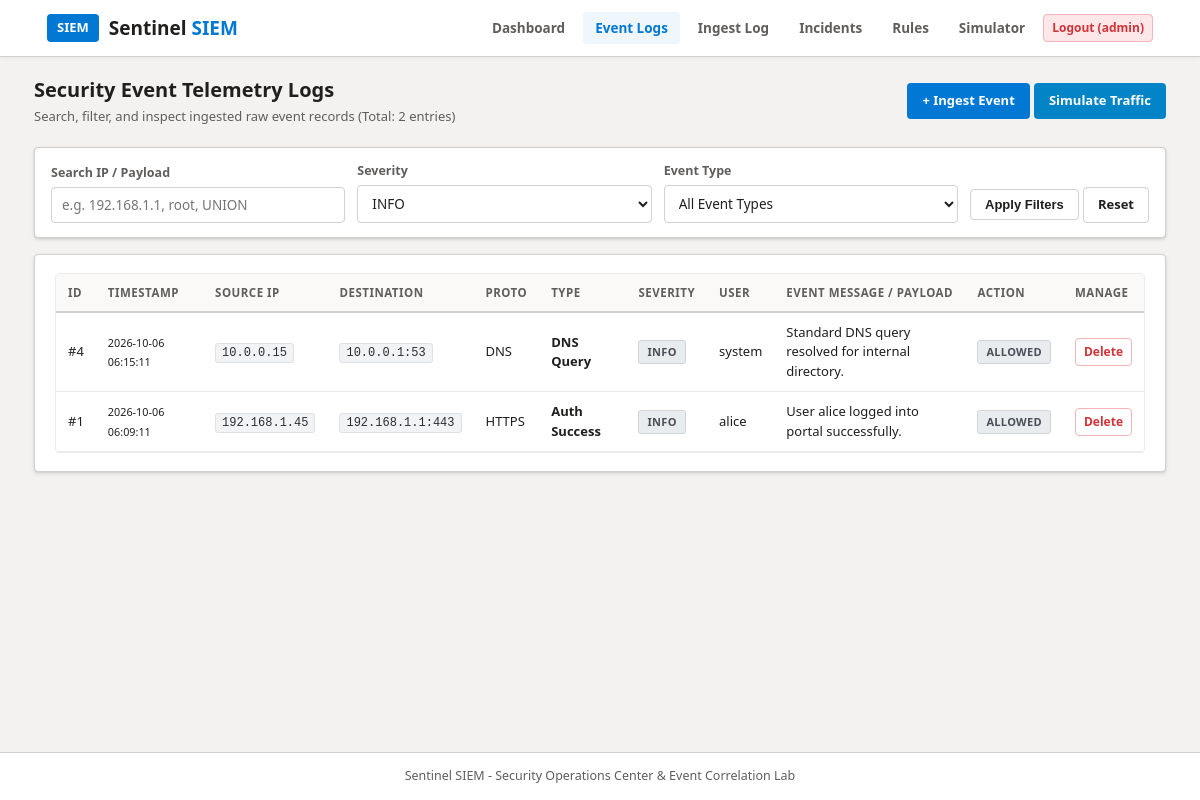
The page /logs.php?severity=INFO (signed in) on the database its author committed.
### tables this page shows
CREATE TABLE IF NOT EXISTS security_logs (
    id INT AUTO_INCREMENT PRIMARY KEY,
    timestamp DATETIME DEFAULT CURRENT_TIMESTAMP,
    source_ip VARCHAR(45) NOT NULL,
    dest_ip VARCHAR(45) NOT NULL,
    port INT NOT NULL,
    protocol VARCHAR(10) NOT NULL,
    event_type VARCHAR(50) NOT NULL,
    severity ENUM('INFO', 'LOW', 'MEDIUM', 'HIGH', 'CRITICAL') DEFAULT 'INFO',
    username VARCHAR(50) DEFAULT 'system',
    message TEXT NOT NULL,
    action_taken VARCHAR(50) DEFAULT 'Logged',
    rule_triggered VARCHAR(100) DEFAULT NULL
);

### logs.php (the view, shortened to what this page needs)
<?php
include "db.php";
$filter_severity = trim($_GET['severity'] ?? '');
$filter_search = trim($_GET['search'] ?? '');
$where_clauses = [];
if (!empty($filter_severity)) {
    $sev_esc = $conn->real_escape_string($filter_severity);
    $where_clauses[] = "severity = '$sev_esc'";
}
$where_sql = "";
if (count($where_clauses) > 0) {
    $where_sql = "WHERE " . implode(" AND ", $where_clauses);
}
$logs_query = "SELECT * FROM security_logs $where_sql ORDER BY id DESC";
$logs_result = $conn->query($logs_query);
$log_count = $logs_result ? $logs_result->num_rows : 0;
include "header.php";
?>
<div class="container">
    <div class="page-title-bar">
        <div>
            <h2>Security Event Telemetry Logs</h2>
            <p class="subtitle">Search, filter, and inspect ingested raw event records (Total: <?php echo $log_count; ?> entries)</p>
        </div>
        <div>
            <a href="add_log.php" class="btn btn-primary">+ Ingest Event</a>
            <a href="simulator.php" class="btn btn-cyan">Simulate Traffic</a>
        </div>
    </div>
    <form method="GET" action="logs.php" class="filter-bar">
        <div class="filter-item">
            <label for="search">Search IP / Payload</label>
            <input type="text" id="search" name="search" placeholder="e.g. 192.168.1.1, root, UNION" value="<?php echo htmlspecialchars($filter_search); ?>">
        </div>
        <div class="filter-item">
            <label for="severity">Severity</label>
            <select id="severity" name="severity">
                <option value="INFO" <?php if ($filter_severity === 'INFO') echo 'selected'; ?>>INFO</option>
            </select>
        </div>
        <div class="filter-item">
            <label for="event_type">Event Type</label>
            <select id="event_type" name="event_type">
                <option value="">All Event Types</option>
            </select>
        </div>
        <div>
            <button type="submit" class="btn btn-secondary">Apply Filters</button>
            <a href="logs.php" class="btn btn-secondary">Reset</a>
        </div>
    </form>
    <div class="panel">
        <div class="table-responsive">
            <table>
                <thead>
                    <tr>
                        <th>ID</th>
                        <th>Timestamp</th>
                        <th>Source IP</th>
                        <th>Destination</th>
                        <th>Proto</th>
                        <th>Type</th>
                        <th>Severity</th>
                        <th>User</th>
                        <th>Event Message / Payload</th>
                        <th>Action</th>
                        <?php if (isset($_SESSION["username"])): ?>
                            <th>Manage</th>
                        <?php endif; ?>
                    </tr>
                </thead>
                <tbody>
                    <?php if ($logs_result && $logs_result->num_rows > 0): ?>
                        <?php while ($log = $logs_result->fetch_assoc()): ?>
                            <tr>
                                <td>#<?php echo $log['id']; ?></td>
                                <td><small><?php echo date("Y-m-d H:i:s", strtotime($log['timestamp'])); ?></small></td>
                                <td><span class="code-pill"><?php echo htmlspecialchars($log['source_ip']); ?></span></td>
                                <td><span class="code-pill"><?php echo htmlspecialchars($log['dest_ip']) . ":" . $log['port']; ?></span></td>
                                <td><?php echo htmlspecialchars($log['protocol']); ?></td>
                                <td><strong><?php echo htmlspecialchars($log['event_type']); ?></strong></td>
                                <td>
                                    <span class="badge badge-<?php echo strtolower($log['severity']); ?>">
                                        <?php echo htmlspecialchars($log['severity']); ?>
                                    </span>
                                </td>
                                <td><?php echo htmlspecialchars($log['username']); ?></td>
                                <td>
                                    <?php echo htmlspecialchars($log['message']); ?>
                                </td>
                                <td><span class="badge badge-info"><?php echo htmlspecialchars($log['action_taken']); ?></span></td>
                                <?php if (isset($_SESSION["username"])): ?>
                                    <td>
                                        <a href="logs.php?delete_id=<?php echo $log['id']; ?>" class="btn btn-danger btn-sm" onclick="return confirm('Delete log record #<?php echo $log['id']; ?>?')">Delete</a>
                                    </td>
                                <?php endif; ?>
                            </tr>
                        <?php endwhile; ?>
                    <?php endif; ?>
                </tbody>
            </table>
        </div>
    </div>
</div>
<?php include "footer.php"; ?>

### rows shown on the page
security_logs: id "4", timestamp "2026-10-06 06:15:11", source_ip "10.0.0.15", dest_ip "10.0.0.1", port "53", protocol "DNS", event_type "DNS Query", severity "INFO", username "system", message "Standard DNS query resolved for internal directory.", action_taken "ALLOWED"
security_logs: id "1", timestamp "2026-10-06 06:09:11", source_ip "192.168.1.45", dest_ip "192.168.1.1", port "443", protocol "HTTPS", event_type "Auth Success", severity "INFO", username "alice", message "User alice logged into portal successfully.", action_taken "ALLOWED"

### other values the page prints
$_SESSION["username"] "admin"
$log_count "2"
